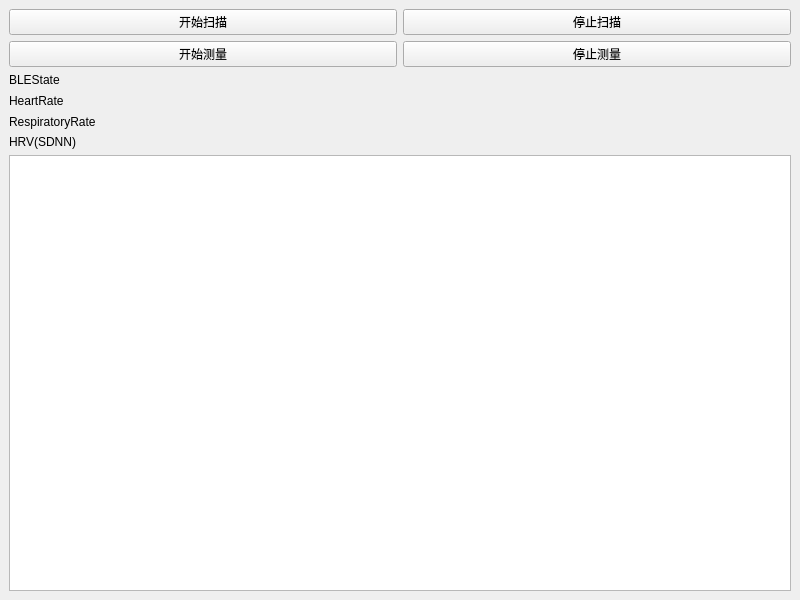
<?xml version="1.0" encoding="UTF-8"?>
<ui version="4.0">
 <class>MainWindow</class>
 <widget class="QMainWindow" name="MainWindow">
  <property name="geometry">
   <rect>
    <x>0</x>
    <y>0</y>
    <width>800</width>
    <height>600</height>
   </rect>
  </property>
  <property name="windowTitle">
   <string>MainWindow</string>
  </property>
  <widget class="QWidget" name="centralwidget">
   <layout class="QHBoxLayout" name="horizontalLayout_3">
    <item>
     <layout class="QVBoxLayout" name="verticalLayout">
      <item>
       <layout class="QHBoxLayout" name="horizontalLayout">
        <item>
         <widget class="QPushButton" name="startBLEScanButton">
          <property name="text">
           <string>开始扫描</string>
          </property>
         </widget>
        </item>
        <item>
         <widget class="QPushButton" name="stopBLEScanButton">
          <property name="text">
           <string>停止扫描</string>
          </property>
         </widget>
        </item>
       </layout>
      </item>
      <item>
       <layout class="QHBoxLayout" name="horizontalLayout_2">
        <item>
         <widget class="QPushButton" name="startSampleButton">
          <property name="text">
           <string>开始测量</string>
          </property>
         </widget>
        </item>
        <item>
         <widget class="QPushButton" name="stopSampleButton">
          <property name="text">
           <string>停止测量</string>
          </property>
         </widget>
        </item>
       </layout>
      </item>
      <item>
       <widget class="QLabel" name="label_2">
        <property name="text">
         <string>BLEState</string>
        </property>
       </widget>
      </item>
      <item>
       <widget class="QLabel" name="label">
        <property name="minimumSize">
         <size>
          <width>0</width>
          <height>16</height>
         </size>
        </property>
        <property name="maximumSize">
         <size>
          <width>16777215</width>
          <height>16</height>
         </size>
        </property>
        <property name="text">
         <string>HeartRate</string>
        </property>
       </widget>
      </item>
      <item>
       <widget class="QLabel" name="label_3">
        <property name="text">
         <string>RespiratoryRate</string>
        </property>
       </widget>
      </item>
      <item>
       <widget class="QLabel" name="label_4">
        <property name="text">
         <string>HRV(SDNN)</string>
        </property>
       </widget>
      </item>
      <item>
       <widget class="QTextBrowser" name="dialog">
        <property name="textInteractionFlags">
         <set>Qt::NoTextInteraction</set>
        </property>
       </widget>
      </item>
     </layout>
    </item>
   </layout>
  </widget>
 </widget>
 <resources/>
 <connections/>
</ui>
